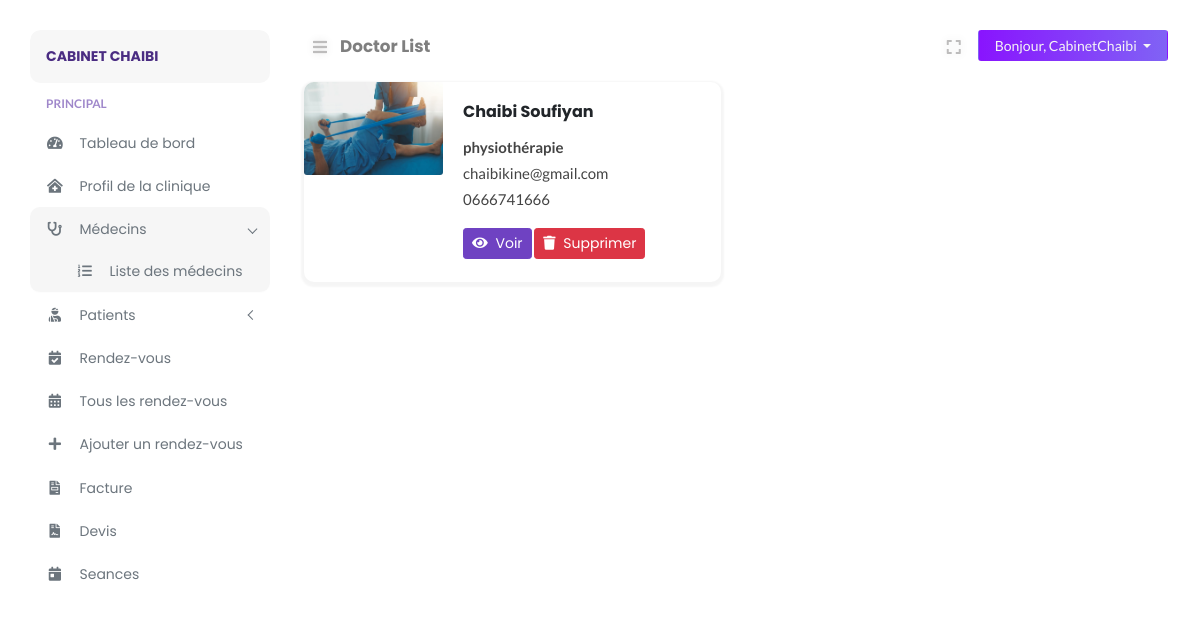
/clinic/doctor-list.php (signed in), run on the app's committed database.
### tables this page shows
CREATE TABLE `clinic_manager` (
  `clinicadmin_id` int NOT NULL,
  `clinicadmin_name` varchar(255) NOT NULL,
  `clinicadmin_password` varchar(255) NOT NULL,
  `clinicadmin_token` varchar(255) DEFAULT NULL,
  `clinicadmin_email` varchar(255) NOT NULL,
  `clinicadmin_contact` varchar(15) NOT NULL,
  `date_created` datetime NOT NULL,
  `clinic_id` int NOT NULL
);

CREATE TABLE `doctors` (
  `doctor_id` int NOT NULL,
  `doctor_avatar` varchar(255) NOT NULL,
  `doctor_firstname` varchar(255) NOT NULL,
  `doctor_lastname` varchar(255) NOT NULL,
  `doctor_speciality` varchar(255) NOT NULL,
  `doctor_experience` varchar(10) NOT NULL,
  `doctor_desc` text NOT NULL,
  `doctor_password` varchar(255) NOT NULL,
  `doctor_token` varchar(255) DEFAULT NULL,
  `doctor_spoke` varchar(255) NOT NULL,
  `doctor_gender` varchar(10) NOT NULL,
  `doctor_dob` date NOT NULL,
  `doctor_email` varchar(255) NOT NULL,
  `doctor_contact` varchar(15) NOT NULL,
  `consult_fee` int NOT NULL,
  `date_created` datetime NOT NULL,
  `clinic_id` int NOT NULL
);

CREATE TABLE `speciality` (
  `speciality_id` int NOT NULL,
  `speciality_name` varchar(255) NOT NULL,
  `speciality_icon` varchar(255) DEFAULT NULL
);

### clinic/includes/path.inc.php (called while the page is built, shortened)
<?php
$PATH = "doclab/clinic";
switch ($_SERVER["SCRIPT_NAME"]) {
    case '/'.$PATH.'/doctor-list.php':
        $CURRENT_PAGE = "Doctor List";
        break;
}

### clinic/includes/session.inc.php (called while the page is built, shortened)
<?php
try {
    $sess_email = $_SESSION["sess_clinicadminemail"];
    $stmt1 = $conn->prepare("SELECT * FROM clinic_manager WHERE clinicadmin_email = ?");
    $stmt1->bind_param("s", $sess_email);
    $stmt1->execute();
    $admin_row = $stmt1->get_result()->fetch_assoc();
} catch (Exception $e) {
    error_log($e);
    exit('Error message for user to understand');
}

### config/security.php (called while the page is built, shortened)
<?php
function encrypt_url($data)
{
	return urlencode(base64_encode($data));
}

### clinic/doctor-list.php (the view, shortened to what this page needs)
<?php
include('../config/database.php');
include('./includes/path.inc.php');
include('./includes/session.inc.php');
?>
<!DOCTYPE html>
<html lang="fr">
<head>
</head>
<body>
	<div class="page-content" id="content">
		<?php include HEADER; ?>
		<div class="row">
			<?php
			$tlist = $conn->prepare("SELECT * FROM doctors WHERE clinic_id = ?");
			$tlist->bind_param("i", $clinic_row['clinic_id']);
			$tlist->execute();
			$tresult = $tlist->get_result();
			if ($tresult->num_rows === 0) {
				echo '<div>Aucun enregistrement de médecin</div>';
			} else {
				while ($trow = $tresult->fetch_assoc()) { ?>
					<div class="col-sm-6">
						<div class="card card-hover mb-3" style="height:200px;overflow:hidden;">
							<div class="row no-gutters">
								<div class="col-md-4">
									<img src="../uploads/<?= $trow["clinic_id"] ?>/doctor/<?= $trow["doctor_avatar"] ?>" class="card-img img-fluid">
								</div>
								<div class="col-md-8">
									<div class="card-body d-flex flex-column">
										<h6 class="card-title font-weight-bold"><?= $trow["doctor_lastname"] . ' ' . $trow["doctor_firstname"]; ?></h6>
										<p class="card-text"><b>
										<?php
											$table_result = mysqli_query($conn, "SELECT * FROM speciality WHERE speciality_id =  '".$trow["doctor_speciality"]."' ");
											while ($table_row = mysqli_fetch_assoc($table_result)) {
												echo $table_row['speciality_name'];
											}
											?>
										</b></p>
										<p class="card-text"><?= $trow["doctor_email"]; ?></p>
										<p class="card-text"><?= $trow["doctor_contact"]; ?></p>
										<div class="mt-3">
											<a href="doctor-view.php?did=<?= encrypt_url($trow["doctor_id"]) ?>" class="btn btn-sm btn-primary"><i class="fa fa-eye mr-1"></i> Voir</a>
											<a href= "#deleteid<?= $trow['doctor_id'] ?>" data-toggle="modal" class="btn btn-sm btn-danger" id="delete_product" data-id="<?php echo $trow["doctor_id"]; ?>"><i class="fa fa-trash mr-1"></i> Supprimer</a>
										</div>
									</div>
								</div>
							</div>
						</div>
					</div>
			<?php
				}
			}
			?>
		</div>
	</div>
</body>
</html>

### clinic/layouts/nav_header.php (shortened to what this page needs)
<nav class="navbar navbar-header mb-2">
    <ul class="nav mr-auto">
        <li class="nav-item">
            <button class="btn btn-sm btn-expand" id="sidebarCollapse"><i class="fa fa-bars"></i></button>
        </li>
        <li class="nav-item nav-title">
            <a href="<?php echo $_SERVER["REQUEST_URI"];?>"><?php echo $CURRENT_PAGE;?></a>
        </li>
    </ul>
    <ul class="nav ml-auto">
        <li class="nav-item mr-2">
            <button class="btn btn-sm btn-expand" id="full-view"><i class="fa fa-expand"></i></button>
        </li>
        <li class="nav-item">
            <div class="btn-group">
                <button type="button" class="btn btn-sm dropdown-toggle btn-profile px-3" data-toggle="dropdown" aria-haspopup="true"
                    aria-expanded="false">
                    Bonjour, <?php echo $admin_row["clinicadmin_name"]; ?>
                </button>
            </div>
        </li>
    </ul>
</nav>

### assets/css/typography.css (style rules this page uses)
body { font-size: 14px; font-family: 'Lato', sans-serif; }
h1, h2, h3, h4, h5, h6 { margin: 0; font-family: 'Poppins', 'Helvetica', sans-serif; }
p { font-family: 'Lato', sans-serif; font-size: 15px; line-height: 26px; color: #444; margin-bottom: 0; }
a, a:visited { text-decoration: none; transition: all 0.3s ease-in-out; -webkit-transition: all 0.3s ease-in-out; -moz-transition: all 0.3s ease-in-out; -o-transition: all 0.3s ease-in-out; outline: 0; font-family: 'Poppins', 'Helvetica', sans-serif; }
ul, ol { margin-bottom: 0px; margin-top: 0px; padding: 0; }
ul { margin: 0; list-style-type: none; }
button { cursor: pointer; outline: none!important; letter-spacing: 0; }

### assets/css/default.css (style rules this page uses)
.card-body button i , .card-body a i { margin-right: 6px; }
.navbar-header { padding: 0 !important; }
.nav-title { padding-top: 4px; margin-left: 4px; }
.nav-title a { font-weight: bold; font-size: 1.05rem; color: rgba(0, 0, 0, .5); }
.btn-profile { background: linear-gradient(to right, #8914fe 0%, #8063f5 100%); color: #f5f5f5; }
button.btn-expand { font-size: 16px !important; color: #bdbcbc; vertical-align: middle; text-shadow: 0 0 8px rgba(0, 0, 0, 0.12); -webkit-transition: color 0.3s ease 0s; transition: color 0.3s ease 0s; }
button#full-view { display: inline-block; }
body { overflow-x: hidden; background: #fff; }
.page-content { width: calc(100% - 15rem); margin-left: 16rem; transition: all 0.4s; padding: 1.9rem 3rem; }
:root { --primary-color: #6F42C2; }
.btn-primary { color: #fff; background-color: #6F42C2 !important; border-color: #6F42C2 !important; }
.card { margin: 10px 0; border-radius: 10px !important; border: 0; margin-bottom: 1.5rem; box-shadow: 0 2px 2px 3px rgba(0, 0, 0, .04); transition: all .2s ease-in-out; }

### assets/css/clinic/login.css (style rules this page uses)
html { min-height:100%; position:relative; }

### data on the page
clinic_manager: clinicadmin_name "CabinetChaibi"
doctors: doctor_avatar (picture), doctor_lastname "Chaibi", doctor_firstname "Soufiyan", doctor_email "chaibikine@gmail.com", doctor_contact "0666741666"
speciality: speciality_name "physiothérapie"

### other printed values
$BRAND_NAME "CABINET CHAIBI"
$CURRENT_PAGE "Doctor List"
